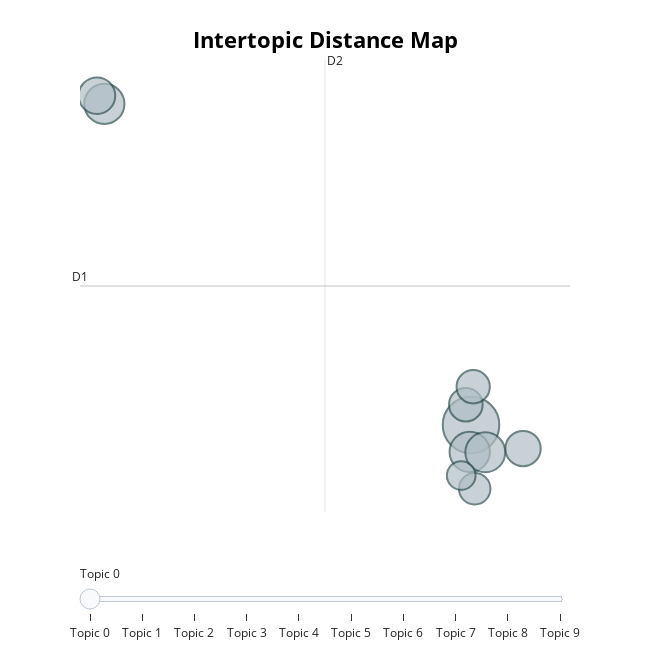

Notebook source saved alongside this figure:
### Code cell
topic_model.visualize_topics()

### Figure 1 — Plotly figure (JSON) as saved in the notebook; plotly's stock layout.template omitted (floating-point values rounded to 4 significant figures)
{"data": [{"customdata": [[0, "monteurstunden | monteur | silent | arbeitszeit | befestigungsmaterial", 4323], [1, "kleinmaterial | montage | vorhandene | bereich | aufwand", 2199], [2, "malerarbeiten | grundieren | schuetzen | spachteln | streichen", 2174], [3, "bauschutt | aufnehmen | alte | ausbauen | demontieren", 2150], [4, "entfernen | anfahrt | tapete | decke | kueche", 1810], [5, "trocknung | raum | position | mittels | vorhaltung", 1689], [6, "winkel | rotguss | edelstahl | grad | fachgerecht", 1526], [7, "profipress | pressanschluss | sanpress | rotguss | uebergangsstueck", 1498], [8, "baustelleneinrichtung | vorhalten | reparatur | vorhaltung | kosten", 1337], [9, "entsorgungskosten | kosten | folie | bauschutt | reparatur", 1109]], "hovertemplate": "<b>Topic %{customdata[0]}</b><br>Words: %{customdata[1]}<br>Size: %{customdata[2]}", "legendgroup": "", "marker": {"color": "#B0BEC5", "line": {"color": "DarkSlateGrey", "width": 2}, "size": [4323, 2199, 2174, 2150, 1810, 1689, 1526, 1498, 1337, 1109], "sizemode": "area", "sizeref": 2.702, "symbol": "circle"}, "mode": "markers", "name": "", "orientation": "v", "showlegend": false, "type": "scatter", "x": [8.335, 8.294, -3.369, 8.79, -3.606, 9.995, 8.169, 8.404, 8.453, 8.022], "xaxis": "x", "y": [-2.662, -3.447, 6.699, -3.46, 6.937, -3.35, -2.071, -1.548, -4.522, -4.136], "yaxis": "y"}], "layout": {"annotations": [{"showarrow": false, "text": "D1", "x": -4.147, "y": 1.389, "yshift": 10}, {"showarrow": false, "text": "D2", "x": 3.674, "xshift": 10, "y": 7.978}], "height": 650, "hoverlabel": {"bgcolor": "white", "font": {"family": "Rockwell", "size": 16}}, "legend": {"itemsizing": "constant", "tracegroupgap": 0}, "margin": {"t": 60}, "shapes": [{"line": {"color": "#CFD8DC", "width": 2}, "type": "line", "x0": 3.674, "x1": 3.674, "y0": -5.2, "y1": 7.978}, {"line": {"color": "#9E9E9E", "width": 2}, "type": "line", "x0": -4.147, "x1": 11.49, "y0": 1.389, "y1": 1.389}], "sliders": [{"active": 0, "pad": {"t": 50}, "steps": [{"args": [{"marker.color": [["red", "#B0BEC5", "#B0BEC5", "#B0BEC5", "#B0BEC5", "#B0BEC5", "#B0BEC5", "#B0BEC5", "#B0BEC5", "#B0BEC5"]]}], "label": "Topic 0", "method": "update"}, {"args": [{"marker.color": [["#B0BEC5", "red", "#B0BEC5", "#B0BEC5", "#B0BEC5", "#B0BEC5", "#B0BEC5", "#B0BEC5", "#B0BEC5", "#B0BEC5"]]}], "label": "Topic 1", "method": "update"}, {"args": [{"marker.color": [["#B0BEC5", "#B0BEC5", "red", "#B0BEC5", "#B0BEC5", "#B0BEC5", "#B0BEC5", "#B0BEC5", "#B0BEC5", "#B0BEC5"]]}], "label": "Topic 2", "method": "update"}, {"args": [{"marker.color": [["#B0BEC5", "#B0BEC5", "#B0BEC5", "red", "#B0BEC5", "#B0BEC5", "#B0BEC5", "#B0BEC5", "#B0BEC5", "#B0BEC5"]]}], "label": "Topic 3", "method": "update"}, {"args": [{"marker.color": [["#B0BEC5", "#B0BEC5", "#B0BEC5", "#B0BEC5", "red", "#B0BEC5", "#B0BEC5", "#B0BEC5", "#B0BEC5", "#B0BEC5"]]}], "label": "Topic 4", "method": "update"}, {"args": [{"marker.color": [["#B0BEC5", "#B0BEC5", "#B0BEC5", "#B0BEC5", "#B0BEC5", "red", "#B0BEC5", "#B0BEC5", "#B0BEC5", "#B0BEC5"]]}], "label": "Topic 5", "method": "update"}, {"args": [{"marker.color": [["#B0BEC5", "#B0BEC5", "#B0BEC5", "#B0BEC5", "#B0BEC5", "#B0BEC5", "red", "#B0BEC5", "#B0BEC5", "#B0BEC5"]]}], "label": "Topic 6", "method": "update"}, {"args": [{"marker.color": [["#B0BEC5", "#B0BEC5", "#B0BEC5", "#B0BEC5", "#B0BEC5", "#B0BEC5", "#B0BEC5", "red", "#B0BEC5", "#B0BEC5"]]}], "label": "Topic 7", "method": "update"}, {"args": [{"marker.color": [["#B0BEC5", "#B0BEC5", "#B0BEC5", "#B0BEC5", "#B0BEC5", "#B0BEC5", "#B0BEC5", "#B0BEC5", "red", "#B0BEC5"]]}], "label": "Topic 8", "method": "update"}, {"args": [{"marker.color": [["#B0BEC5", "#B0BEC5", "#B0BEC5", "#B0BEC5", "#B0BEC5", "#B0BEC5", "#B0BEC5", "#B0BEC5", "#B0BEC5", "red"]]}], "label": "Topic 9", "method": "update"}]}], "title": {"font": {"color": "Black", "size": 22}, "text": "<b>Intertopic Distance Map", "x": 0.5, "xanchor": "center", "y": 0.95, "yanchor": "top"}, "width": 650, "xaxis": {"anchor": "y", "domain": [0, 1], "range": [-4.147, 11.49], "title": {"text": ""}, "visible": false}, "yaxis": {"anchor": "x", "domain": [0, 1], "range": [-5.2, 7.978], "title": {"text": ""}, "visible": false}}}
